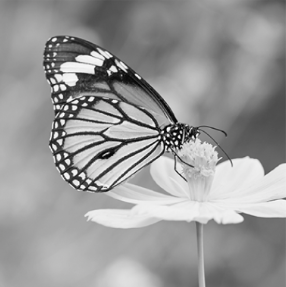
#> input picture Images/1.PNG, 286 x 287 px, found by its file name
$ jupyter execute main.ipynb
#> lines starting #> are read from the running program, lines starting #| are printed output that depends on the picture; long printed decimals are rounded
[cell 1]
import cv2
import matplotlib.pyplot as plt
import numpy as np

image_path = "1.png"
original_image = cv2.imread(image_path, cv2.IMREAD_GRAYSCALE)
#> original_image: shape (287, 286); min 0, max 255, mean 152

def calculate_psnr(original, modified):
    mse = np.mean((original - modified) ** 2)
    if mse == 0:
        return float('inf')
    max_pixel = 255.0
    psnr_value = 20 * np.log10(max_pixel / np.sqrt(mse))
    return psnr_value

def apply_transformation(image, c, gamma):
    normalized_image = image / 255.0
    transformed_image = c * np.power(normalized_image, gamma)
    transformed_image = np.clip(transformed_image * 255, 0, 255).astype(np.uint8)
    return transformed_image

plt.figure(figsize=(12, 6))

plt.subplot(1, 2, 1)
plt.imshow(original_image, cmap='gray')
plt.title("Original Image")
plt.axis('off')

plt.subplot(1, 2, 2)
plt.hist(original_image.ravel(), bins=256, range=[0, 256], color='black', alpha=1)
plt.title("Histogram - Original Image")
plt.xlabel("Pixel Intensity")
plt.ylabel("Frequency")

plt.show()
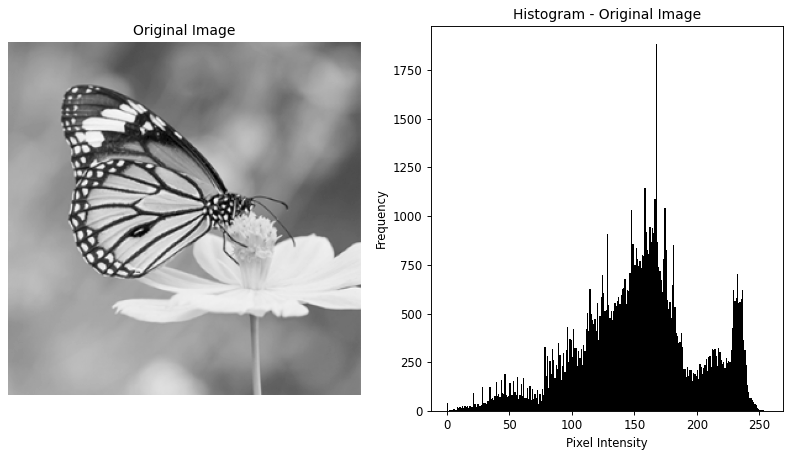
#> figure drawn by matplotlib, 2 panels; panel 2: tallest bar 1882 high, from x = 167 to 168

[cell 2]
bright_image = apply_transformation(original_image, c=1, gamma=0.5)
#> in apply_transformation, `transformed_image = c * np.power(normalized_image, gamma)`:
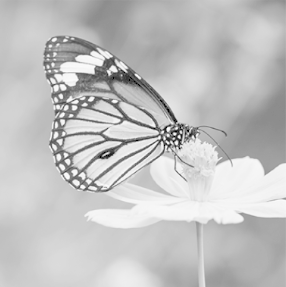
#> transformed_image: shape (287, 286) float64; min 0, max 1, mean 0.761
dark_image = apply_transformation(original_image, c=1, gamma=1.8)
#> call 2 of apply_transformation, with c = 1, gamma = 1.8
#> in apply_transformation (call 2), `transformed_image = c * np.power(normalized_image, gamma)`:
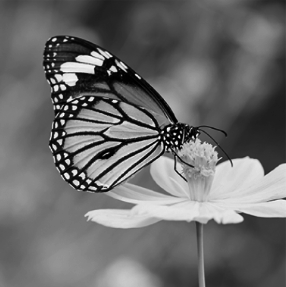
#> transformed_image: shape (287, 286) float64; min 0, max 1, mean 0.422

psnr_bright = calculate_psnr(original_image, bright_image)
#> in calculate_psnr, `mse = np.mean((original - modified) ** 2)`: mse = 119.8
#> in calculate_psnr, `psnr_value = 20 * np.log10(max_pixel / np.sqrt(mse))`: psnr_value = 27.35
#> psnr_bright = 27.35
psnr_dark = calculate_psnr(original_image, dark_image)
#> psnr_dark = 26.74

[cell 3]
psnr_bright = calculate_psnr(original_image, bright_image)
psnr_dark = calculate_psnr(original_image, dark_image)
print("PSNR (Parlaklık):", psnr_bright)
#| PSNR (Parlaklık): 27.345
print("PSNR (Karanlık):", psnr_dark)
#| PSNR (Karanlık): 26.744

[cell 4]
plt.figure(figsize=(12, 12))

plt.subplot(3, 2, 1)
plt.imshow(original_image, cmap='gray')
plt.title("Original Image")
plt.axis('off')
plt.subplot(3, 2, 2)
plt.hist(original_image.ravel(), bins=256, range=[0, 256], color='black', alpha=1)
plt.title("Histogram - Original Image")

plt.subplot(3, 2, 3)
plt.imshow(bright_image, cmap='gray')
plt.title(f"Bright Image (PSNR: {psnr_bright:.2f} dB)")
plt.axis('off')
plt.subplot(3, 2, 4)
plt.hist(bright_image.ravel(), bins=256, range=[0, 256], color='black', alpha=1)
plt.title("Histogram - Bright Image")

plt.subplot(3, 2, 5)
plt.imshow(dark_image, cmap='gray')
plt.title(f"Dark Image (PSNR: {psnr_dark:.2f} dB)")
plt.axis('off')
plt.subplot(3, 2, 6)
plt.hist(dark_image.ravel(), bins=256, range=[0, 256], color='black', alpha=1)
plt.title("Histogram - Dark Image")

plt.tight_layout()
plt.show()
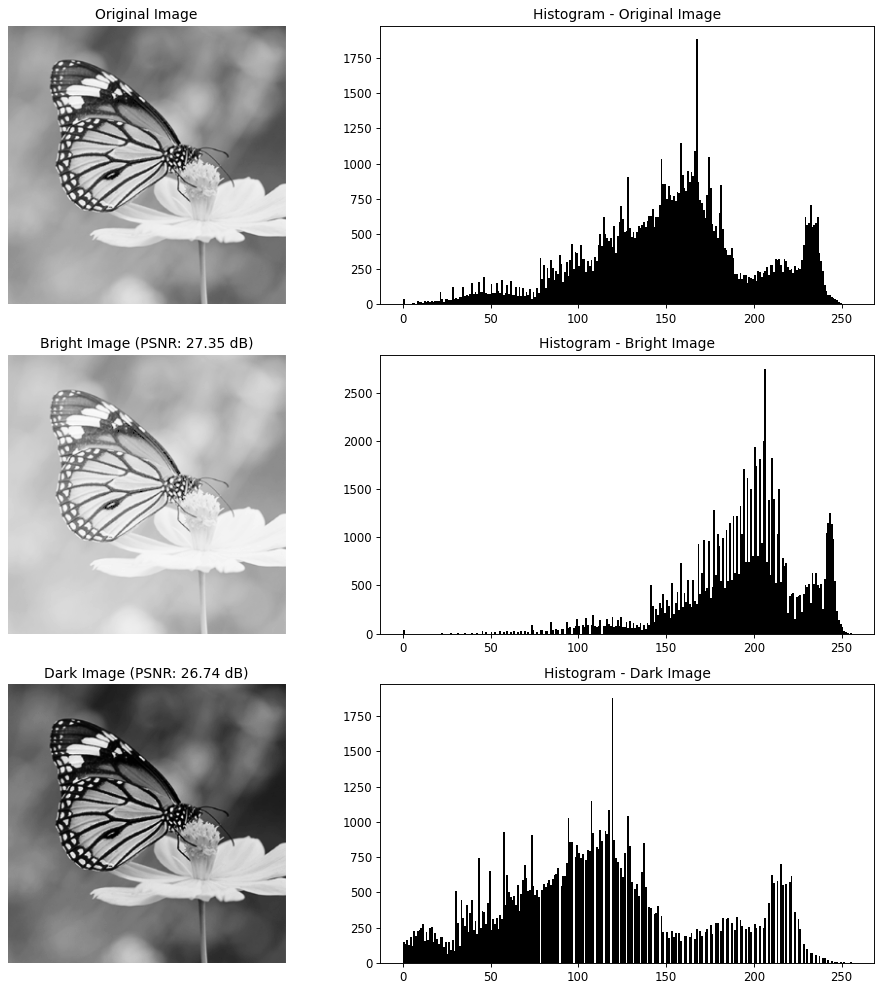
#> figure drawn by matplotlib, 6 panels; panel 2: tallest bar 1882 high, from x = 167 to 168; panel 4: tallest bar 2751 high, from x = 206 to 207; panel 6: tallest bar 1882 high, from x = 119 to 120

[cell 5]
gamma_corrected_bright = apply_transformation(bright_image, c=1, gamma=1/0.5)
gamma_corrected_dark = apply_transformation(dark_image, c=1, gamma=1/1.8)

psnr_bright_corrected = calculate_psnr(gamma_corrected_bright, original_image)
#> psnr_bright_corrected = 45.15
psnr_dark_corrected = calculate_psnr(gamma_corrected_dark, original_image)
#> psnr_dark_corrected = 46.92

[cell 6]
plt.figure(figsize=(12, 12))

plt.subplot(2, 2, 1)
plt.imshow(gamma_corrected_bright, cmap='gray')
plt.title(f"Gamma-Corrected Bright Image (PSNR: {psnr_bright_corrected:.2f} dB)")
plt.axis('off')
plt.subplot(2, 2, 2)
plt.hist(gamma_corrected_bright.ravel(), bins=256, range=[0, 256], color='black', alpha=1)
plt.title("Histogram - Gamma-Corrected Bright Image")

plt.subplot(2, 2, 3)
plt.imshow(gamma_corrected_dark, cmap='gray')
plt.title(f"Gamma-Corrected Dark Image (PSNR: {psnr_dark_corrected:.2f} dB)")
plt.axis('off')
plt.subplot(2, 2, 4)
plt.hist(gamma_corrected_dark.ravel(), bins=256, range=[0, 256], color='black', alpha=1)
plt.title("Histogram - Gamma-Corrected Dark Image")

plt.tight_layout()
plt.show()
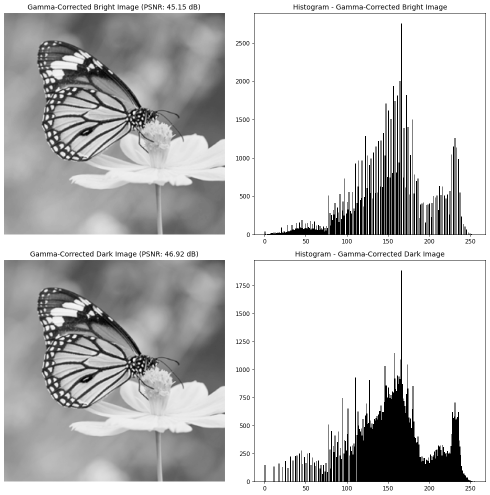
#> figure drawn by matplotlib, 4 panels; panel 2: tallest bar 2751 high, from x = 166 to 167; panel 4: tallest bar 1882 high, from x = 166 to 167
